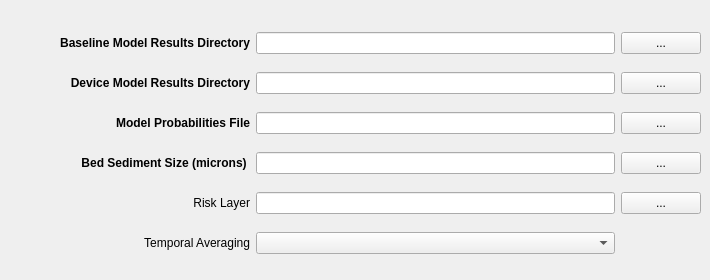
   <widget class="QWidget" name="Shear_Stress_Module_2">
    <property name="focusPolicy">
     <enum>Qt::NoFocus</enum>
    </property>
    <property name="autoFillBackground">
     <bool>false</bool>
    </property>
    <attribute name="title">
     <string>Shear Stress</string>
    </attribute>
    <widget class="QWidget" name="layoutWidget">
     <property name="geometry">
      <rect>
       <x>10</x>
       <y>20</y>
       <width>691</width>
       <height>251</height>
      </rect>
     </property>
     <layout class="QGridLayout" name="gridLayout_2" columnstretch="2,3,0">
      <item row="0" column="0">
       <widget class="QLabel" name="label_10">
        <property name="toolTip">
         <string>&lt;html&gt;&lt;head/&gt;&lt;body&gt;&lt;p&gt;Model results with marine energy devices present. Accepts a single NetCDF file or directory contining a collection of files.&lt;/p&gt;&lt;/body&gt;&lt;/html&gt;</string>
        </property>
        <property name="whatsThis">
         <string>&lt;html&gt;&lt;head/&gt;&lt;body&gt;&lt;p&gt;&lt;span style=&quot; font-weight:400;&quot;&gt;Select directory containing model simulations (.nc files) without MEC (marine energy converters).&lt;/span&gt;&lt;/p&gt;&lt;/body&gt;&lt;/html&gt;</string>
        </property>
        <property name="text">
         <string>&lt;html&gt;&lt;head/&gt;&lt;body&gt;&lt;p align=&quot;right&quot;&gt;&lt;span style=&quot; font-weight:600;&quot;&gt;Baseline Model Results Directory&lt;/span&gt;&lt;/p&gt;&lt;/body&gt;&lt;/html&gt;</string>
        </property>
       </widget>
      </item>
      <item row="0" column="2">
       <widget class="QPushButton" name="shear_no_device_pushButton">
        <property name="text">
         <string>...</string>
        </property>
       </widget>
      </item>
      <item row="1" column="0">
       <widget class="QLabel" name="label_4">
        <property name="toolTip">
         <string>&lt;html&gt;&lt;head/&gt;&lt;body&gt;&lt;p&gt;Model results with marine energy devices present. Accepts a single NetCDF file or directory contining a collection of files.&lt;/p&gt;&lt;/body&gt;&lt;/html&gt;</string>
        </property>
        <property name="whatsThis">
         <string>&lt;html&gt;&lt;head/&gt;&lt;body&gt;&lt;p&gt;&lt;span style=&quot; font-weight:400;&quot;&gt;Select directory containing model simulations (.nc files) with MEC (marine energy converters).&lt;/span&gt;&lt;/p&gt;&lt;/body&gt;&lt;/html&gt;</string>
        </property>
        <property name="text">
         <string>&lt;html&gt;&lt;head/&gt;&lt;body&gt;&lt;p align=&quot;right&quot;&gt;&lt;span style=&quot; font-weight:600;&quot;&gt;Device Model Results Directory&lt;/span&gt;&lt;/p&gt;&lt;/body&gt;&lt;/html&gt;</string>
        </property>
       </widget>
      </item>
      <item row="1" column="1">
       <widget class="QLineEdit" name="shear_device_present">
        <property name="font">
         <font>
          <pointsize>8</pointsize>
          <weight>50</weight>
          <bold>false</bold>
         </font>
        </property>
        <property name="text">
         <string/>
        </property>
        <property name="readOnly">
         <bool>true</bool>
        </property>
       </widget>
      </item>
      <item row="1" column="2">
       <widget class="QPushButton" name="shear_device_pushButton">
        <property name="text">
         <string>...</string>
        </property>
       </widget>
      </item>
      <item row="2" column="0">
       <widget class="QLabel" name="label_23">
        <property name="toolTip">
         <string>&lt;html&gt;&lt;head/&gt;&lt;body&gt;&lt;p&gt;CSV file of model runs and associated probabilities.&lt;/p&gt;&lt;p&gt;Optional if fine name properly formatted. See documentation.&lt;/p&gt;&lt;/body&gt;&lt;/html&gt;</string>
        </property>
        <property name="whatsThis">
         <string>&lt;html&gt;&lt;head/&gt;&lt;body&gt;&lt;p&gt;&lt;span style=&quot; font-weight:400;&quot;&gt;Select hydrodynamic probabilities file indicating the probabilty of each model run occuring.&lt;/span&gt;&lt;/p&gt;&lt;/body&gt;&lt;/html&gt;</string>
        </property>
        <property name="text">
         <string>&lt;html&gt;&lt;head/&gt;&lt;body&gt;&lt;p align=&quot;right&quot;&gt;&lt;span style=&quot; font-weight:600;&quot;&gt;Model Probabilities File&lt;/span&gt;&lt;/p&gt;&lt;/body&gt;&lt;/html&gt;</string>
        </property>
        <property name="wordWrap">
         <bool>true</bool>
        </property>
       </widget>
      </item>
      <item row="2" column="1">
       <widget class="QLineEdit" name="shear_probabilities_file">
        <property name="font">
         <font>
          <pointsize>8</pointsize>
          <weight>50</weight>
          <bold>false</bold>
         </font>
        </property>
        <property name="text">
         <string/>
        </property>
        <property name="readOnly">
         <bool>false</bool>
        </property>
       </widget>
      </item>
      <item row="2" column="2">
       <widget class="QPushButton" name="shear_probabilities_pushButton">
        <property name="text">
         <string>...</string>
        </property>
       </widget>
      </item>
      <item row="3" column="0">
       <widget class="QLabel" name="label_24">
        <property name="toolTip">
         <string>&lt;html&gt;&lt;head/&gt;&lt;body&gt;&lt;p&gt;[Optional]&lt;/p&gt;&lt;p&gt;Sediment Bed Grain Size Receptor File (GeoTiff Raster or CSV file)&lt;/p&gt;&lt;/body&gt;&lt;/html&gt;</string>
        </property>
        <property name="whatsThis">
         <string>&lt;html&gt;&lt;head/&gt;&lt;body&gt;&lt;p&gt;&lt;span style=&quot; font-weight:400;&quot;&gt;Select grain size file&lt;/span&gt;&lt;/p&gt;&lt;/body&gt;&lt;/html&gt;</string>
        </property>
        <property name="text">
         <string>&lt;html&gt;&lt;head/&gt;&lt;body&gt;&lt;p align=&quot;right&quot;&gt;&lt;span style=&quot; font-weight:600;&quot;&gt;Bed Sediment Size (microns) &lt;/span&gt;&lt;/p&gt;&lt;/body&gt;&lt;/html&gt;</string>
        </property>
        <property name="wordWrap">
         <bool>true</bool>
        </property>
       </widget>
      </item>
      <item row="3" column="1">
       <widget class="QLineEdit" name="shear_grain_size_file">
        <property name="font">
         <font>
          <pointsize>8</pointsize>
          <weight>50</weight>
          <bold>false</bold>
         </font>
        </property>
        <property name="text">
         <string/>
        </property>
        <property name="readOnly">
         <bool>true</bool>
        </property>
       </widget>
      </item>
      <item row="3" column="2">
       <widget class="QPushButton" name="shear_grain_size_button">
        <property name="text">
         <string>...</string>
        </property>
       </widget>
      </item>
      <item row="4" column="0">
       <widget class="QLabel" name="label_5">
        <property name="toolTip">
         <string>&lt;html&gt;&lt;head/&gt;&lt;body&gt;&lt;p&gt;[Optional]&lt;/p&gt;&lt;p&gt;Classified GeoTIFF. For example, habbitat, vegetation, or marine species.&lt;/p&gt;&lt;/body&gt;&lt;/html&gt;</string>
        </property>
        <property name="whatsThis">
         <string>&lt;html&gt;&lt;head/&gt;&lt;body&gt;&lt;p&gt;&lt;span style=&quot; font-weight:400;&quot;&gt;Select risk layer file&lt;/span&gt;&lt;/p&gt;&lt;/body&gt;&lt;/html&gt;</string>
        </property>
        <property name="text">
         <string>&lt;html&gt;&lt;head/&gt;&lt;body&gt;&lt;p align=&quot;right&quot;&gt;Risk Layer&lt;/p&gt;&lt;/body&gt;&lt;/html&gt;</string>
        </property>
       </widget>
      </item>
      <item row="4" column="1">
       <widget class="QLineEdit" name="shear_risk_file">
        <property name="font">
         <font>
          <pointsize>8</pointsize>
          <weight>50</weight>
          <bold>false</bold>
         </font>
        </property>
        <property name="text">
         <string/>
        </property>
        <property name="readOnly">
         <bool>true</bool>
        </property>
       </widget>
      </item>
      <item row="4" column="2">
       <widget class="QPushButton" name="shear_risk_pushButton">
        <property name="text">
         <string>...</string>
        </property>
       </widget>
      </item>
      <item row="5" column="0">
       <widget class="QLabel" name="label_6">
        <property name="toolTip">
         <string>&lt;!DOCTYPE HTML PUBLIC &quot;-//W3C//DTD HTML 4.0//EN&quot; &quot;http://www.w3.org/TR/REC-html40/strict.dtd&quot;&gt;
&lt;html&gt;&lt;head&gt;&lt;meta name=&quot;qrichtext&quot; content=&quot;1&quot; /&gt;&lt;style type=&quot;text/css&quot;&gt;
p, li { white-space: pre-wrap; }
&lt;/style&gt;&lt;/head&gt;&lt;body style=&quot; font-family:'MS Shell Dlg 2'; font-size:9pt; font-weight:600; font-style:normal;&quot;&gt;
&lt;p style=&quot; margin-top:12px; margin-bottom:12px; margin-left:0px; margin-right:0px; -qt-block-indent:0; text-indent:0px;&quot;&gt;&lt;span style=&quot; font-weight:400;&quot;&gt;Selects the temporal averaging applied to model time series results.&lt;/span&gt;&lt;/p&gt;
&lt;p style=&quot; margin-top:12px; margin-bottom:12px; margin-left:0px; margin-right:0px; -qt-block-indent:0; text-indent:0px;&quot;&gt;Maximum&lt;span style=&quot; font-weight:400;&quot;&gt; : Maximum value over time&lt;/span&gt;&lt;/p&gt;
&lt;p style=&quot; margin-top:12px; margin-bottom:12px; margin-left:0px; margin-right:0px; -qt-block-indent:0; text-indent:0px;&quot;&gt;Mean&lt;span style=&quot; font-weight:400;&quot;&gt; : Mean value over time&lt;/span&gt;&lt;/p&gt;
&lt;p style=&quot; margin-top:12px; margin-bottom:12px; margin-left:0px; margin-right:0px; -qt-block-indent:0; text-indent:0px;&quot;&gt;Final Timestep&lt;span style=&quot; font-weight:400;&quot;&gt; : Final simulated time&lt;/span&gt;&lt;/p&gt;&lt;/body&gt;&lt;/html&gt;</string>
        </property>
        <property name="whatsThis">
         <string>&lt;!DOCTYPE HTML PUBLIC &quot;-//W3C//DTD HTML 4.0//EN&quot; &quot;http://www.w3.org/TR/REC-html40/strict.dtd&quot;&gt;
&lt;html&gt;&lt;head&gt;&lt;meta name=&quot;qrichtext&quot; content=&quot;1&quot; /&gt;&lt;style type=&quot;text/css&quot;&gt;
p, li { white-space: pre-wrap; }
&lt;/style&gt;&lt;/head&gt;&lt;body style=&quot; font-family:'MS Shell Dlg 2'; font-size:9pt; font-weight:600; font-style:normal;&quot;&gt;
&lt;p style=&quot; margin-top:12px; margin-bottom:12px; margin-left:0px; margin-right:0px; -qt-block-indent:0; text-indent:0px;&quot;&gt;&lt;span style=&quot; font-weight:400;&quot;&gt;Select the method of determining the shear stress to use. &lt;/span&gt;&lt;/p&gt;
&lt;p style=&quot; margin-top:12px; margin-bottom:12px; margin-left:0px; margin-right:0px; -qt-block-indent:0; text-indent:0px;&quot;&gt;&lt;span style=&quot; font-weight:400;&quot;&gt;Maximum of time series for each cell&lt;/span&gt;&lt;/p&gt;
&lt;p style=&quot; margin-top:12px; margin-bottom:12px; margin-left:0px; margin-right:0px; -qt-block-indent:0; text-indent:0px;&quot;&gt;&lt;span style=&quot; font-weight:400;&quot;&gt;Mean of time series for each cell&lt;/span&gt;&lt;/p&gt;
&lt;p style=&quot; margin-top:12px; margin-bottom:12px; margin-left:0px; margin-right:0px; -qt-block-indent:0; text-indent:0px;&quot;&gt;&lt;span style=&quot; font-weight:400;&quot;&gt;or value corresponding to final timestep&lt;/span&gt;&lt;/p&gt;&lt;/body&gt;&lt;/html&gt;</string>
        </property>
        <property name="text">
         <string>&lt;html&gt;&lt;head/&gt;&lt;body&gt;&lt;p align=&quot;right&quot;&gt;Temporal Averaging&lt;/p&gt;&lt;/body&gt;&lt;/html&gt;</string>
        </property>
       </widget>
      </item>
      <item row="5" column="1">
       <widget class="QComboBox" name="shear_averaging_combobox">
        <property name="font">
         <font>
          <pointsize>8</pointsize>
          <weight>50</weight>
          <bold>false</bold>
         </font>
        </property>
       </widget>
      </item>
      <item row="0" column="1">
       <widget class="QLineEdit" name="shear_device_not_present">
        <property name="font">
         <font>
          <pointsize>8</pointsize>
          <weight>50</weight>
          <bold>false</bold>
         </font>
        </property>
        <property name="text">
         <string/>
        </property>
        <property name="readOnly">
         <bool>true</bool>
        </property>
       </widget>
      </item>
     </layout>
    </widget>
   </widget>
